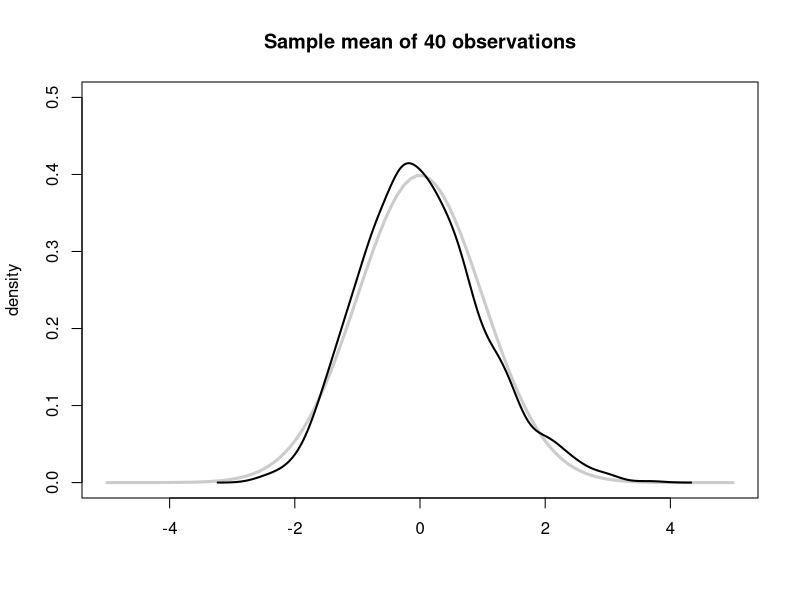

Source code (R): (Note: this script raises an error after producing the figure.)
## ---- chunk 1
knitr::opts_chunk$set(echo = FALSE, message = FALSE)
## ---- chunk 2
    # number of simulations
    nSims <- 1000
    # number of exponentials
    nExp <- 40
    # lambda
    lambdaExp <- 0.2
    # mean of exponential distribution
    meanExp <- 1/lambdaExp
    # standard deviation
    sdExp <- 1/lambdaExp
## ---- chunk 3
    expMeans <- matrix(rexp(nExp * nSims, rate = lambdaExp), ncol = nExp)
    expMeans <- apply(expMeans, 1, mean)
    expMeans <- (expMeans - meanExp) / (sdExp / sqrt(nExp))
    dty <- density(expMeans)
## ---- chunk 4
    plot(dty$x, dty$y, xlab = "", ylab = "density", type = "n", 
         xlim = c(-5, 5), ylim = c(0, .5))
    title(paste("Sample mean of", nExp, "observations"))
    lines(seq(-5, 5, length = 100), 
          dnorm(seq(-5, 5, length = 100)), col = grey(.8), lwd = 3)
    lines(dty$x, dty$y, lwd = 2)
## ---- chunk 5
knitr::include_graphics("images/shinyApp.png")
